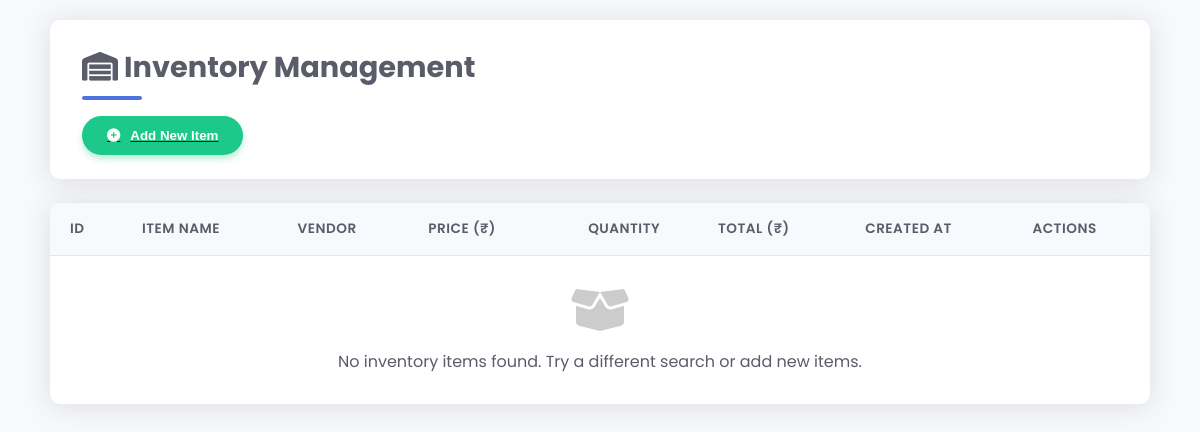
Before: /php/inventory_show.php with the older database file.
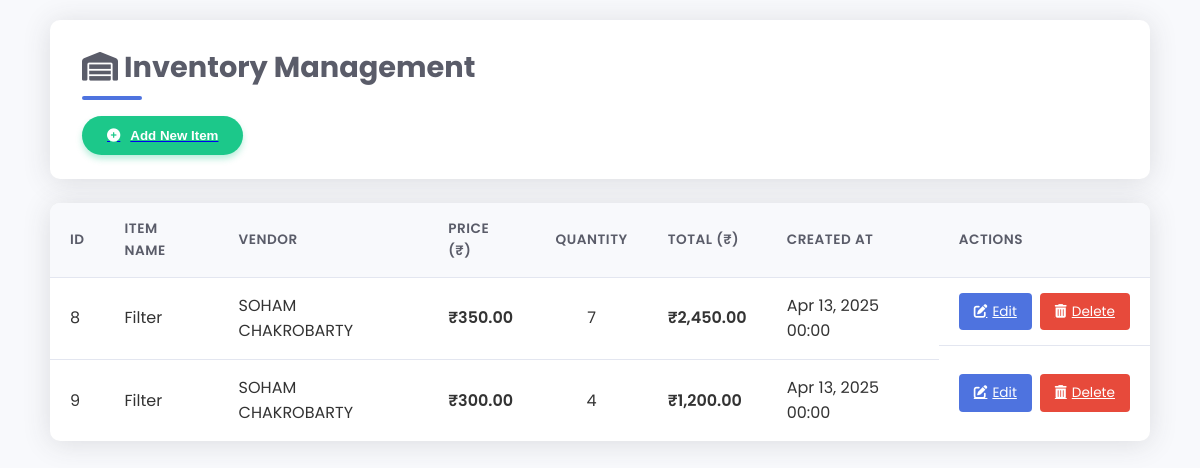
After: the same page with the newer database file.
### tables this page shows
CREATE TABLE `inventory` (
  `id` int(11) NOT NULL,
  `product_name` varchar(255) DEFAULT NULL,
  `price` decimal(10,2) DEFAULT NULL,
  `quantity` int(11) DEFAULT NULL,
  `vendor_name` varchar(255) DEFAULT NULL,
  `total_price` decimal(10,2) DEFAULT NULL,
  `date_time` varchar(10) NOT NULL DEFAULT current_timestamp()
);

### php/inventory_show.php (the view, shortened to what this page needs)
<?php
$host = "localhost";
$username = "root";
$password = "";
$database = "final";
$conn = new mysqli($host, $username, $password, $database);
if (isset($_GET['search'])) {
    $search = $_GET['search'];
    $sql = "SELECT * FROM inventory WHERE product_name LIKE '%$search%'";
} else {
    $sql = "SELECT * FROM inventory";
}
$result = $conn->query($sql);
?>
<!DOCTYPE html>
<html lang="en">
<head>
    <link rel="stylesheet" href="https://cdnjs.cloudflare.com/ajax/libs/font-awesome/6.4.0/css/all.min.css">
</head>
<body>
    <div class="container fade-in">
        <div class="header">
            <h2><i class="fas fa-warehouse"></i> Inventory Management</h2>
            <a href="inventory_form.php">
                <button class="add-btn"><i class="fas fa-plus-circle"></i> Add New Item</button>
            </a>
        </div>
        <div class="table-container">
            <table>
                <thead>
                    <tr>
                        <th>ID</th>
                        <th>Item Name</th>
                        <th>Vendor</th>
                        <th>Price (₹)</th>
                        <th class="quantity-column">Quantity</th>
                        <th>Total (₹)</th>
                        <th>Created At</th>
                        <th>Actions</th>
                    </tr>
                </thead>
                <tbody>
                <?php if ($result && $result->num_rows > 0): ?>
                    <?php while($row = $result->fetch_assoc()): ?>
                        <tr class="item-row">
                            <td><?php echo $row["id"]; ?></td>
                            <td><?php echo htmlspecialchars($row["product_name"]); ?></td>
                            <td><?php echo htmlspecialchars($row["vendor_name"]); ?></td>
                            <td class="price-column">₹<?php echo number_format($row["price"], 2); ?></td>
                            <td class="quantity-column"><?php echo $row["quantity"]; ?></td>
                            <td class="total-column">₹<?php echo number_format($row["total_price"], 2); ?></td>
                            <td><?php echo date('M d, Y H:i', strtotime($row["date_time"])); ?></td>
                            <td class="actions">
                                <a href="edit_inventory.php?id=<?php echo $row['id']; ?>" class="btn-edit">
                                    <i class="fas fa-edit"></i> Edit
                                </a>
                                <a href="delete_inventory.php?id=<?php echo $row['id']; ?>" class="btn-delete" onclick="return confirmDelete(<?php echo $row['id']; ?>);">
                                    <i class="fas fa-trash-alt"></i> Delete
                                </a>
                            </td>
                        </tr>
                    <?php endwhile; ?>
                <?php else: ?>
                    <tr>
                        <td colspan="8" class="empty-state">
                            <i class="fas fa-box-open" style="font-size: 3rem; color: #ccc; display: block; margin-bottom: 15px;"></i>
                            <p>No inventory items found. Try a different search or add new items.</p>
                        </td>
                    </tr>
                <?php endif; ?>
                </tbody>
            </table>
        </div>
    </div>
</body>
</html>

Changed rows visible on the page:
added inventory: id "8", product_name "Filter", vendor_name "SOHAM CHAKROBARTY", price "350.00", quantity "7", total_price "2,450.00", date_time "Apr 13, 2025 00:00"
added inventory: id "9", product_name "Filter", vendor_name "SOHAM CHAKROBARTY", price "300.00", quantity "4", total_price "1,200.00", date_time "Apr 13, 2025 00:00"
Other visible differences:
text no longer shown: "No inventory items found. Try a different search or add new items."
